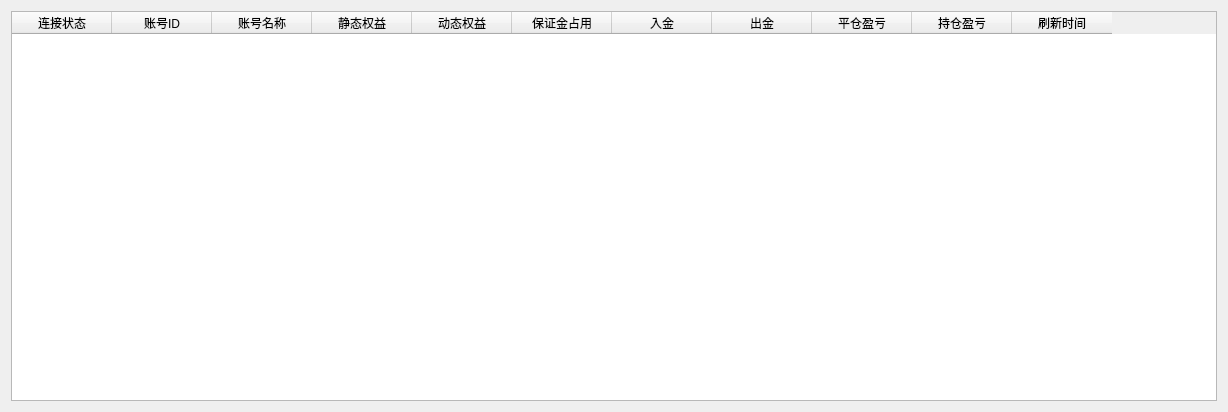
<?xml version="1.0" encoding="UTF-8"?>
<ui version="4.0">
 <class>QtAccountListDetailWidget</class>
 <widget class="QWidget" name="QtAccountListDetailWidget">
  <property name="enabled">
   <bool>true</bool>
  </property>
  <property name="geometry">
   <rect>
    <x>0</x>
    <y>0</y>
    <width>1228</width>
    <height>412</height>
   </rect>
  </property>
  <property name="windowTitle">
   <string>QtAccountListDetailWidget</string>
  </property>
  <layout class="QGridLayout" name="gridLayout">
   <item row="0" column="0">
    <layout class="QHBoxLayout" name="horizontalLayout">
     <item>
      <widget class="QTableWidget" name="tableWidget">
       <column>
        <property name="text">
         <string>连接状态</string>
        </property>
       </column>
       <column>
        <property name="text">
         <string>账号ID</string>
        </property>
       </column>
       <column>
        <property name="text">
         <string>账号名称</string>
        </property>
       </column>
       <column>
        <property name="text">
         <string>静态权益</string>
        </property>
       </column>
       <column>
        <property name="text">
         <string>动态权益</string>
        </property>
       </column>
       <column>
        <property name="text">
         <string>保证金占用</string>
        </property>
       </column>
       <column>
        <property name="text">
         <string>入金</string>
        </property>
       </column>
       <column>
        <property name="text">
         <string>出金</string>
        </property>
       </column>
       <column>
        <property name="text">
         <string>平仓盈亏</string>
        </property>
       </column>
       <column>
        <property name="text">
         <string>持仓盈亏</string>
        </property>
       </column>
       <column>
        <property name="text">
         <string>刷新时间</string>
        </property>
       </column>
      </widget>
     </item>
    </layout>
   </item>
  </layout>
 </widget>
 <layoutdefault spacing="6" margin="11"/>
 <resources/>
 <connections/>
</ui>
